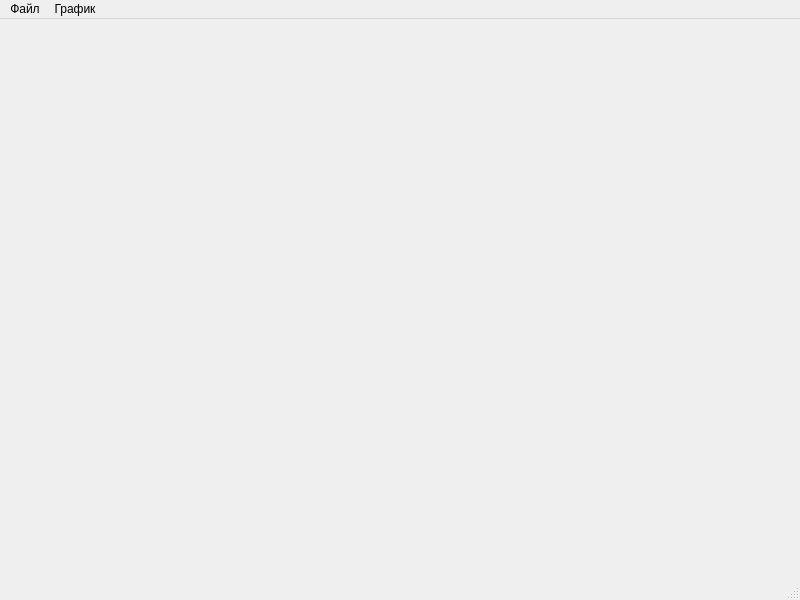
<?xml version="1.0" encoding="UTF-8"?>
<ui version="4.0">
 <class>Charts</class>
 <widget class="QMainWindow" name="Ussurvescom_figures">
  <property name="geometry">
   <rect>
    <x>0</x>
    <y>0</y>
    <width>800</width>
    <height>600</height>
   </rect>
  </property>
  <property name="windowTitle">
   <string>Ussurvescom_figures</string>
  </property>
  <widget class="QWidget" name="centralWidget">
   <layout class="QVBoxLayout" name="verticalLayout">
    <item>
     <widget class="QCustomPlot" name="customPlot" native="true"/>
    </item>
   </layout>
  </widget>
  <widget class="QMenuBar" name="menuBar">
   <property name="geometry">
    <rect>
     <x>0</x>
     <y>0</y>
     <width>800</width>
     <height>21</height>
    </rect>
   </property>
   <widget class="QMenu" name="menu">
    <property name="title">
     <string>Файл</string>
    </property>
    <addaction name="action"/>
   </widget>
   <widget class="QMenu" name="menu_2">
    <property name="title">
     <string>График</string>
    </property>
    <addaction name="action_2"/>
    <addaction name="action_1_2"/>
    <addaction name="action_3_4"/>
    <addaction name="action_5_7"/>
    <addaction name="action_7_9"/>
    <addaction name="action_9_11"/>
    <addaction name="action_11_13"/>
   </widget>
   <addaction name="menu"/>
   <addaction name="menu_2"/>
  </widget>
  <widget class="QStatusBar" name="statusBar"/>
  <action name="action">
   <property name="text">
    <string>Открыть</string>
   </property>
  </action>
  <action name="action_2">
   <property name="checkable">
    <bool>true</bool>
   </property>
   <property name="text">
    <string>Вес</string>
   </property>
  </action>
  <action name="action_1_2">
   <property name="checkable">
    <bool>true</bool>
   </property>
   <property name="text">
    <string>Датчики 1-2 </string>
   </property>
  </action>
  <action name="action_3_4">
   <property name="checkable">
    <bool>true</bool>
   </property>
   <property name="text">
    <string>Датчики 3-4</string>
   </property>
  </action>
  <action name="action_5_6">
   <property name="checkable">
    <bool>true</bool>
   </property>
   <property name="text">
    <string>Датчики 5-6</string>
   </property>
  </action>
  <action name="action_7_8">
   <property name="checkable">
    <bool>true</bool>
   </property>
   <property name="text">
    <string>Датчики 7-8</string>
   </property>
  </action>
  <action name="action_9_10">
   <property name="checkable">
    <bool>true</bool>
   </property>
   <property name="text">
    <string>Датчики 9-10</string>
   </property>
  </action>
  <action name="action_11_12">
   <property name="checkable">
    <bool>true</bool>
   </property>
   <property name="text">
    <string>Датчики 11-12</string>
   </property>
  </action>
  <action name="action_5_7">
   <property name="checkable">
    <bool>true</bool>
   </property>
   <property name="text">
    <string>Датчики 5-6</string>
   </property>
  </action>
  <action name="action_7_9">
   <property name="checkable">
    <bool>true</bool>
   </property>
   <property name="text">
    <string>Датчики 7-8</string>
   </property>
  </action>
  <action name="action_9_11">
   <property name="checkable">
    <bool>true</bool>
   </property>
   <property name="text">
    <string>Датчики 9-10</string>
   </property>
  </action>
  <action name="action_11_13">
   <property name="checkable">
    <bool>true</bool>
   </property>
   <property name="text">
    <string>Датчики 11-12</string>
   </property>
  </action>
 </widget>
 <customwidgets>
  <customwidget>
   <class>QCustomPlot</class>
   <extends>QWidget</extends>
   <header>qcustomplot.h</header>
  </customwidget>
 </customwidgets>
 <resources/>
 <connections/>
</ui>
